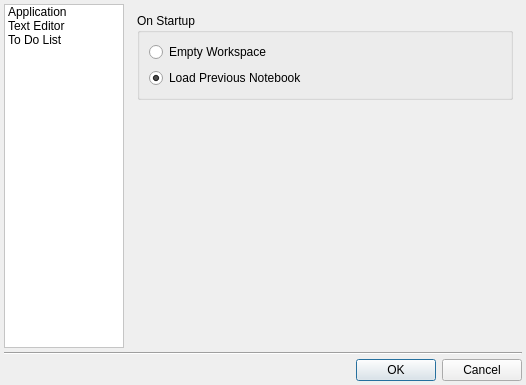
<?xml version="1.0" encoding="UTF-8"?>
<ui version="4.0">
 <class>PrefsDialog</class>
 <widget class="QDialog" name="PrefsDialog">
  <property name="geometry">
   <rect>
    <x>0</x>
    <y>0</y>
    <width>526</width>
    <height>385</height>
   </rect>
  </property>
  <property name="windowTitle">
   <string>Preferences</string>
  </property>
  <layout class="QVBoxLayout" name="verticalLayout">
   <property name="spacing">
    <number>4</number>
   </property>
   <property name="leftMargin">
    <number>4</number>
   </property>
   <property name="topMargin">
    <number>4</number>
   </property>
   <property name="rightMargin">
    <number>4</number>
   </property>
   <property name="bottomMargin">
    <number>4</number>
   </property>
   <item>
    <layout class="QHBoxLayout" name="horizontalLayout">
     <item>
      <widget class="QListWidget" name="listWidget">
       <property name="sizePolicy">
        <sizepolicy hsizetype="Fixed" vsizetype="Expanding">
         <horstretch>0</horstretch>
         <verstretch>0</verstretch>
        </sizepolicy>
       </property>
       <property name="maximumSize">
        <size>
         <width>120</width>
         <height>16777215</height>
        </size>
       </property>
       <property name="autoFillBackground">
        <bool>true</bool>
       </property>
       <property name="styleSheet">
        <string notr="true">background-color: white;</string>
       </property>
       <item>
        <property name="text">
         <string>Application</string>
        </property>
       </item>
       <item>
        <property name="text">
         <string>Text Editor</string>
        </property>
       </item>
       <item>
        <property name="text">
         <string>To Do List</string>
        </property>
       </item>
      </widget>
     </item>
     <item>
      <widget class="QStackedWidget" name="stackedWidget">
       <property name="sizePolicy">
        <sizepolicy hsizetype="Expanding" vsizetype="Preferred">
         <horstretch>3</horstretch>
         <verstretch>0</verstretch>
        </sizepolicy>
       </property>
       <property name="sizeIncrement">
        <size>
         <width>0</width>
         <height>0</height>
        </size>
       </property>
       <property name="currentIndex">
        <number>0</number>
       </property>
       <widget class="QWidget" name="application_page">
        <layout class="QVBoxLayout" name="verticalLayout_4">
         <item>
          <widget class="QGroupBox" name="groupBox">
           <property name="title">
            <string>On Startup</string>
           </property>
           <layout class="QVBoxLayout" name="verticalLayout_3">
            <item>
             <widget class="QRadioButton" name="emptyWorkspaceRadio">
              <property name="text">
               <string>Empty Workspace</string>
              </property>
             </widget>
            </item>
            <item>
             <widget class="QRadioButton" name="loadPreviousNotebookRadio">
              <property name="text">
               <string>Load Previous Notebook</string>
              </property>
              <property name="checked">
               <bool>true</bool>
              </property>
             </widget>
            </item>
           </layout>
          </widget>
         </item>
         <item>
          <spacer name="verticalSpacer">
           <property name="orientation">
            <enum>Qt::Vertical</enum>
           </property>
           <property name="sizeHint" stdset="0">
            <size>
             <width>20</width>
             <height>204</height>
            </size>
           </property>
          </spacer>
         </item>
        </layout>
       </widget>
       <widget class="QWidget" name="text_editor_page">
        <layout class="QVBoxLayout" name="verticalLayout_2">
         <item>
          <layout class="QFormLayout" name="formLayout">
           <item row="0" column="0">
            <widget class="QLabel" name="label">
             <property name="text">
              <string>Default text size</string>
             </property>
            </widget>
           </item>
           <item row="0" column="1">
            <widget class="QComboBox" name="fontSizeCombo"/>
           </item>
           <item row="1" column="0">
            <widget class="QLabel" name="label_2">
             <property name="text">
              <string>Default Font</string>
             </property>
            </widget>
           </item>
           <item row="1" column="1">
            <widget class="QFontComboBox" name="fontCombo"/>
           </item>
          </layout>
         </item>
         <item>
          <spacer name="verticalSpacer_2">
           <property name="orientation">
            <enum>Qt::Vertical</enum>
           </property>
           <property name="sizeHint" stdset="0">
            <size>
             <width>48</width>
             <height>266</height>
            </size>
           </property>
          </spacer>
         </item>
        </layout>
       </widget>
       <widget class="QWidget" name="to_do_list_page">
        <layout class="QVBoxLayout" name="verticalLayout_5">
         <item>
          <layout class="QHBoxLayout" name="horizontalLayout_2">
           <item>
            <widget class="QCheckBox" name="autoSaveCheckBox">
             <property name="text">
              <string>Auto-save</string>
             </property>
            </widget>
           </item>
           <item>
            <spacer name="horizontalSpacer">
             <property name="orientation">
              <enum>Qt::Horizontal</enum>
             </property>
             <property name="sizeHint" stdset="0">
              <size>
               <width>298</width>
               <height>17</height>
              </size>
             </property>
            </spacer>
           </item>
          </layout>
         </item>
         <item>
          <spacer name="verticalSpacer_3">
           <property name="orientation">
            <enum>Qt::Vertical</enum>
           </property>
           <property name="sizeHint" stdset="0">
            <size>
             <width>369</width>
             <height>295</height>
            </size>
           </property>
          </spacer>
         </item>
        </layout>
       </widget>
      </widget>
     </item>
    </layout>
   </item>
   <item>
    <widget class="Line" name="line">
     <property name="orientation">
      <enum>Qt::Horizontal</enum>
     </property>
    </widget>
   </item>
   <item>
    <widget class="QDialogButtonBox" name="buttonBox">
     <property name="orientation">
      <enum>Qt::Horizontal</enum>
     </property>
     <property name="standardButtons">
      <set>QDialogButtonBox::Cancel|QDialogButtonBox::Ok</set>
     </property>
    </widget>
   </item>
  </layout>
 </widget>
 <resources/>
 <connections>
  <connection>
   <sender>buttonBox</sender>
   <signal>accepted()</signal>
   <receiver>PrefsDialog</receiver>
   <slot>accept()</slot>
   <hints>
    <hint type="sourcelabel">
     <x>248</x>
     <y>254</y>
    </hint>
    <hint type="destinationlabel">
     <x>157</x>
     <y>274</y>
    </hint>
   </hints>
  </connection>
  <connection>
   <sender>buttonBox</sender>
   <signal>rejected()</signal>
   <receiver>PrefsDialog</receiver>
   <slot>reject()</slot>
   <hints>
    <hint type="sourcelabel">
     <x>316</x>
     <y>260</y>
    </hint>
    <hint type="destinationlabel">
     <x>286</x>
     <y>274</y>
    </hint>
   </hints>
  </connection>
  <connection>
   <sender>listWidget</sender>
   <signal>currentRowChanged(int)</signal>
   <receiver>stackedWidget</receiver>
   <slot>setCurrentIndex(int)</slot>
   <hints>
    <hint type="sourcelabel">
     <x>69</x>
     <y>173</y>
    </hint>
    <hint type="destinationlabel">
     <x>325</x>
     <y>173</y>
    </hint>
   </hints>
  </connection>
 </connections>
</ui>
